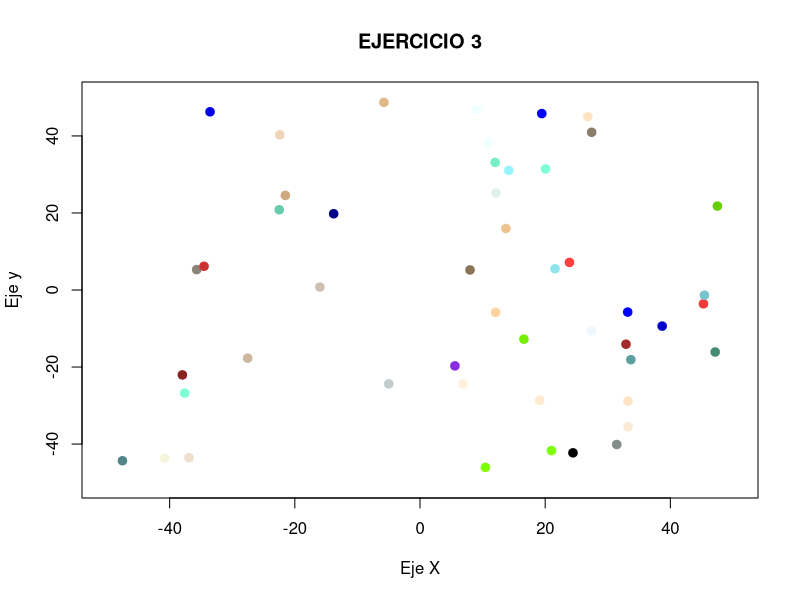
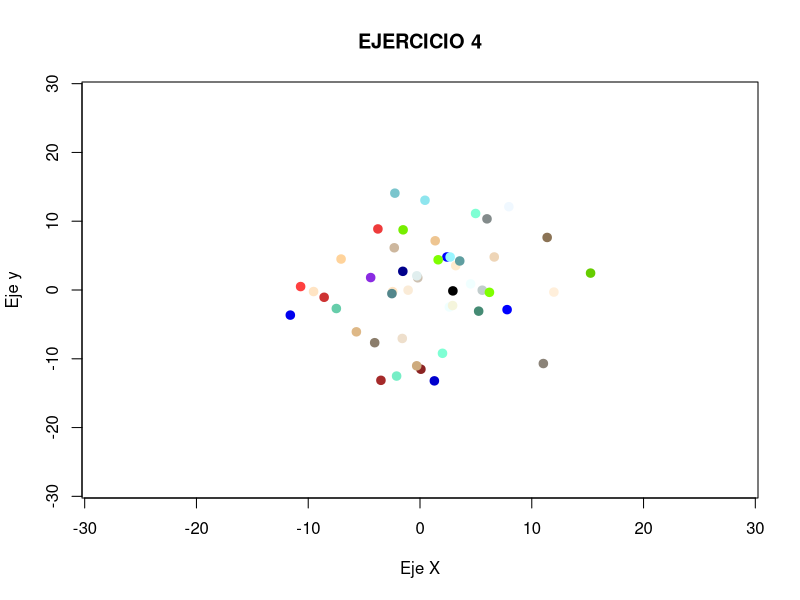
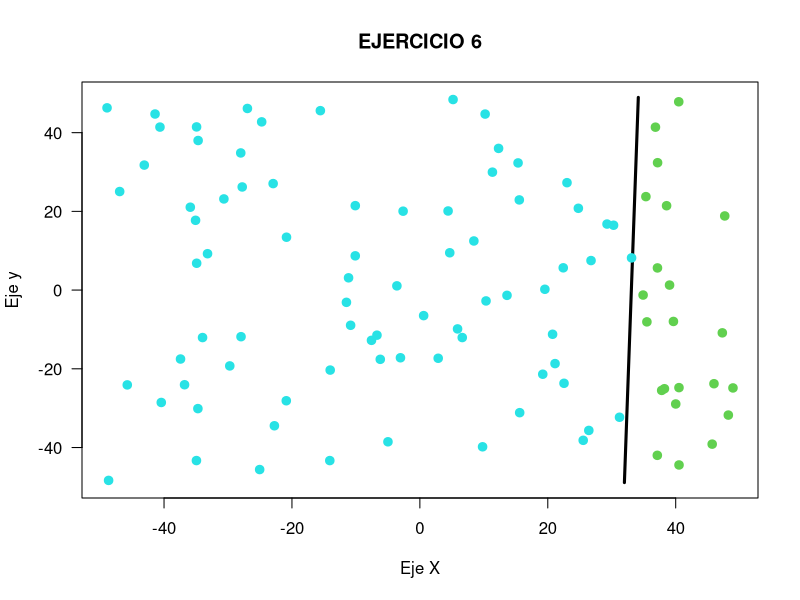
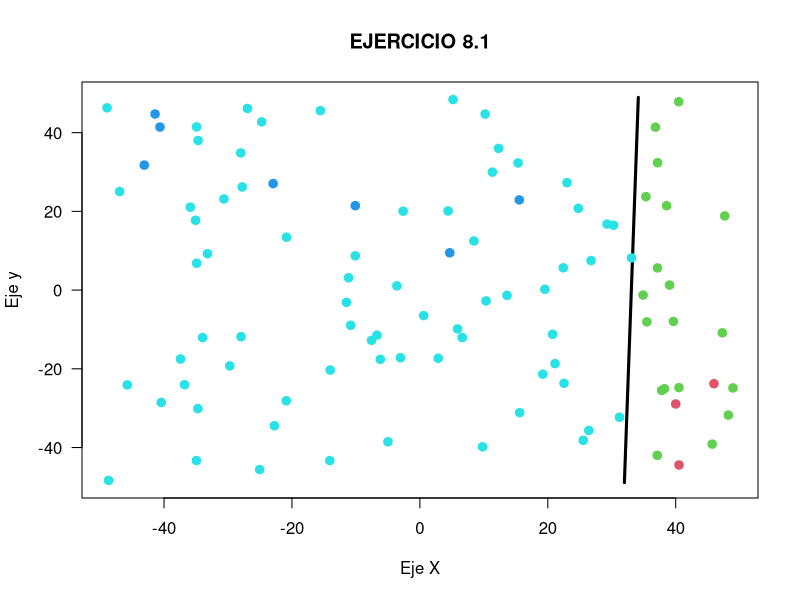
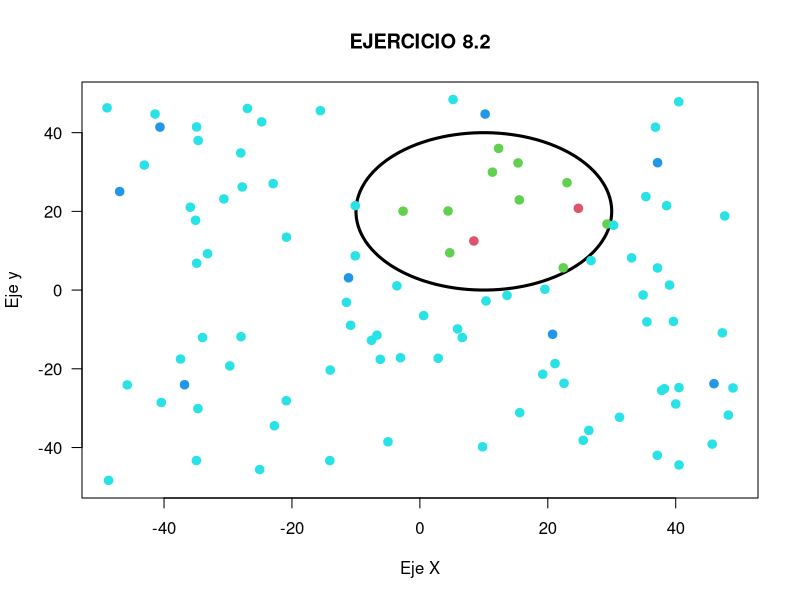
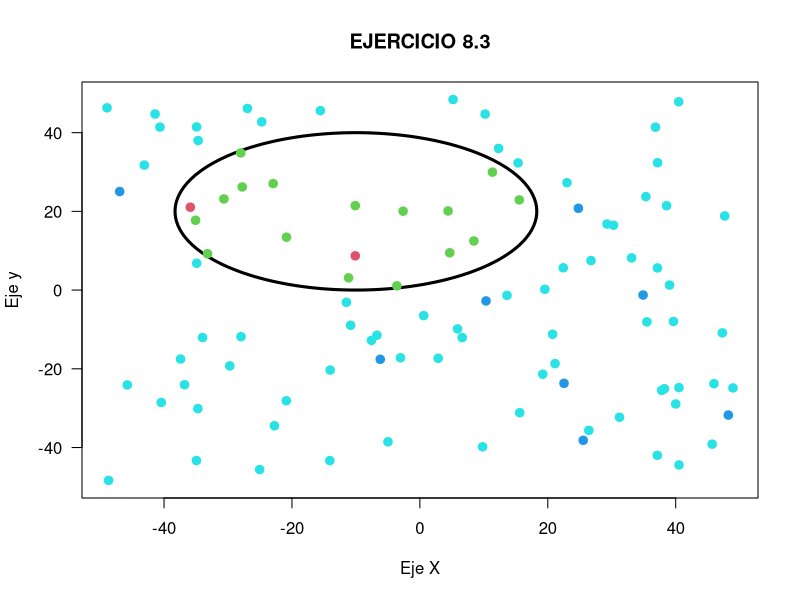
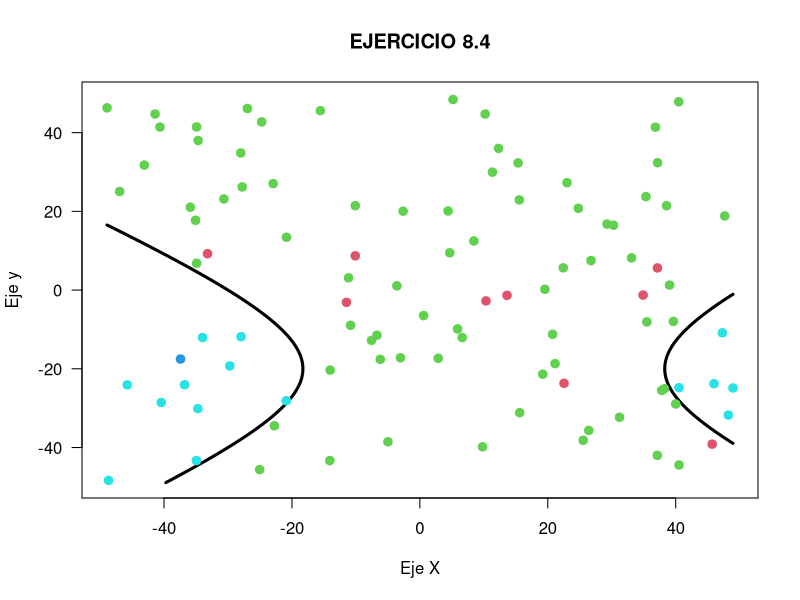
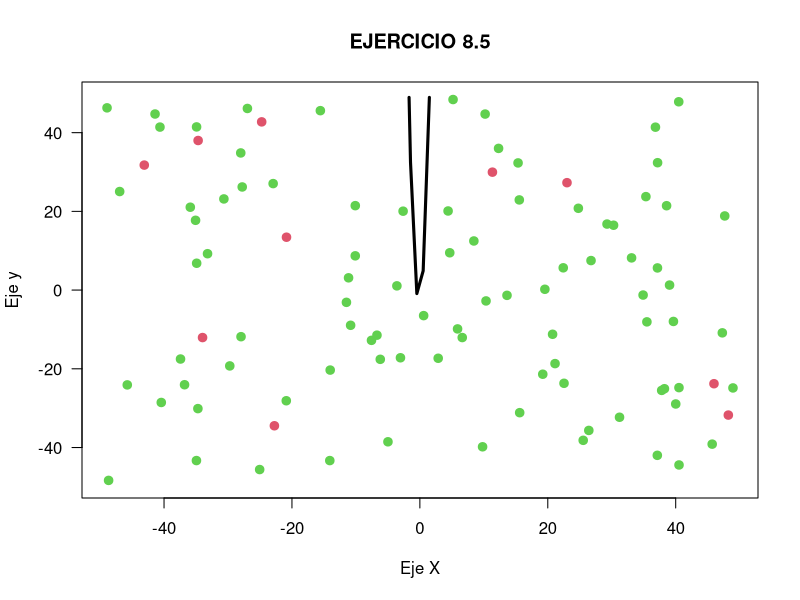

The R script that drew these images, in order:
###############################################################################
# Autor: Braulio Vargas López
# Grupo: 1
# Práctica: 1
# Fecha de entrega: 23/03/2016
# Fecha actual: 1/03/2016
#--------------------------------------------
#
# set.seed(3)
funciones = c(function(x,y) y - ecu[1]*x - ecu[2],
              function(x,y) (x - 10)^2 + (y - 20)^2 - 400,
              function(x,y) 0.5*(x + 10)^2 + (y - 20)^2 - 400,
              function(x,y) 0.5*(x - 10)^2 - (y + 20)^2 - 400,
              function(x,y) y - 20*x^2 - 5*x + 3,
              function(x,y) y - rectaEJ7[1]*x - rectaEJ7[2],
              function(x,y) x^2+y^2 - 25
              )

funciones_eval = c(function(eval) eval[2] - ecu[1]*eval[1] - ecu[2],
                   function(eval) (eval[1] - 10)^2 + (eval[2] - 20)^2 - 400,
                   function(eval)  0.5*(eval[1] + 10)^2 + (eval[2] - 20)^2 - 400,
                   function(eval) 0.5*(eval[1] - 10)^2 - (eval[2] + 20)^2 - 400,
                   function(eval) eval[2] - 20*eval[1]^2 - 5*eval[1] + 3,
                   function(eval) eval[2] - rectaEJ7[1]*eval[1] - rectaEJ7[2],
                   function(eval) eval[1]^2+eval[2]^2 - 25
                   )

#---------------------------
# EJERCICIO 3.2
#
# Ejercicio de Generación y Visualización de datos
#
#   1.  Construir una función lista = simula_unif(N,dim,rango) que calcule una 
#       lista de longitud N de vectores de dimensión dim conteniendo números
#       aleatorios uniformes en el intervalo rango.

simula_unif <- function(N=5,dim=2,rango=5:20){
    # Generamos una matriz de datos aletorios distribuidos uniformemente
    # en el rango de valores introducido. Esta matriz tendrá el un número
    # de filas N, y un número de columnas dim.
    num = matrix(runif(N*dim, min=rango[1], max=rango[length(rango)]), 
      nrow = N, ncol = dim)
    num
}

print("######################################################################")
print("Ejercicio 1")
print("######################################################################")
lista = simula_unif()
print(lista)

#   2.  Construir una función lista = simula_gaus(N,dim,sigma) que calcule una
#       lista de longitud N de vectores de dimensión dim conteniendo números
#       aleatorios gaussianos de media 0 y varianzas dadas por el vector sigma.
#

simula_gaus <- function(N=5,dim=2,sigma=1){
    media = 0
    # Al igual que antes, generamos una matriz,pero esta vez sigue una 
    # distribución gaussiana, con media 0, inicializada más arriba y sigma = 1
    # por defecto. La matriz tendrá N filas y dim columnas.
    num = matrix(rnorm(N*dim, media, sigma), nrow = N, ncol = dim)
    num
}


print("######################################################################")
print("Ejercicio 2")
print("######################################################################")
lista = simula_gaus()
print(lista)

pintar <- function(puntos, funcion, intervalo, nombreGrafica, 
    colores = colors(), verFuncion = FALSE){
    if(verFuncion){
        x <- y <- seq(range(puntos[,1])[1],range(puntos[,1])[2],length=100)
        z <- outer(x,y,funcion)
        contour(
            x=x, y=x, z=z,
            levels=0, las=1, drawlabels=FALSE, lwd=3, xlab="Eje X", 
            ylab="Eje y",main = nombreGrafica
        )
    }
    else{
        plot(intervalo, intervalo, xlab="Eje X", ylab="Eje y", type="n", 
        main = nombreGrafica)
    }

    points(puntos, col = colores, pch=19, lwd = 2)
}


#   3.  Suponer N = 50, dim = 2, rango = [-50,+50] en cada dimensión. Dibujar
#       una gráfica de la salida de la función correspondiente

pintaUnif <- function(N = 50, dim = 2, rangoV = -50:50){
  pintar(simula_unif(N,dim,rangoV), intervalo = rangoV, 
    nombreGrafica = "EJERCICIO 3", verFuncion = F)

}

print("######################################################################")
print("Ejercicio 3")
print("######################################################################")

pintaUnif()

#  4.  Suponer N = 50, dim = 2, rango = [5,7] en cada dimensión. Dibujar
#      una gráfica de la salida de la función correspondiente.

pintaGauss <- function(N = 50, dim = 2, sigma = 5:7){
    pintar(simula_gaus(N,dim,sigma), intervalo = (sigma[3]*(-4)):(sigma[3]*4), 
        nombreGrafica = "EJERCICIO 4", verFuncion = F)
}

pintaGauss()

# 5.  Construir la función v=simula_recta(intervalo) quealcula los 
#     parámetros, v=(a,b) de una recta aleatoria, y = ax + b, que corte al
#     cuadrado [-50,50] x [-50,50] (Ayuda: Para calcular la recta simular las
#     coordenadas de dos puntos dentro del cuadrado y calcular la recta que
#     pasa por ellos)

simula_recta <- function(dim = -50:50, punto_1 = c(sample(dim, 2)),
    punto_2 = c(sample(dim, 2)), verPunto = T){
    # Por defecto, obtenemos dos puntos aleatorios dentro del intervalo,
    # pero en caso de que 
    if(verPunto){
        print("#####Punto 1")
        print(punto_1)
    
        print("#####Punto 2")
        print(punto_2)
    }
    
    # Para calcular la recta que pasa por dos puntos, usaremos la expresión:
    #       
    #          x - x1      y - y1
    #        --------- = ----------
    #         x2 - x1     y2 - y1
    #
    # Con lo que si despejamos obtenemos
    #
    #   => (y2-y1)x - x1(y2-y1) = y(x2-x1) - y1(x2-x1)
    #   => y = (y2-y1)x/(x2-x1) - (x1(y2-y1)+y1(x2-x1))/(y2-y1)

    punto_aux = c(punto_2[1]-punto_1[1], punto_2[2]-punto_1[2])

    ecuacion = c(punto_aux[2]/punto_aux[1], 
        (((-1*punto_1[1]*punto_aux[2])+(punto_1[2]*punto_aux[1]))/punto_aux[1]))
    ecuacion
}

print("######################################################################")
print("Ejercicio 5")
print("######################################################################")
ecu = simula_recta()

print(ecu)



# 6.  Generar una muestra 2D de puntos usando simula_unif() y etiquetar la 
#     muestra usando el signo de la función f (x, y) = y − ax − b de cada 
#     punto a una recta simulada con simula_recta(). Mostrar una gráfica con 
#     el resultado de la muestra etiquetada junto con la recta usada para ello.



print("######################################################################")
print("Ejercicio 6")
print("######################################################################")

evaluaPuntos <- function(puntosAEvaluar, intervalo, apartado){

    # etiquetas = mapply(function(x,y) y - ecu[1]*x - ecu[2], puntosAEvaluar)
    etiquetas = apply(X=puntosAEvaluar, FUN=funciones_eval[[apartado]], MARGIN=1)
    sign(etiquetas)
}

range = -50:50
puntos = simula_unif(N=100,dim=2,rango=range)
etiquetas6 = evaluaPuntos(puntos, range, apartado = 1)

pintar(puntos, funciones[[1]], range, "EJERCICIO 6", 
    colores =  etiquetas6 + 4, verFuncion = T)

# 7.  Usar la muestra generada en el apartado anterior y etiquetarla con +1,-1 
#     usando el signo de cada una de las siguientes funciones
#         - f (x, y) = (x − 10)^2 + (y − 20)^2 − 400
#         - f (x, y) = 0.5*(x + 10)2 + (y − 20)2 − 400
#         - f (x, y) = 0.5(x − 10)2 − (y + 20)2 − 400
#         - f (x, y) = y − 20x2 − 5x + 3
#     Visualizar el resultado del etiquetado de cada función junto con su 
#     gráfica y comparar el resultado con el caso lineal Â¿Que consecuencias 
#     extrae sobre la forma de las regiones positiva y negativa?

etiquetas7_1 = evaluaPuntos(puntos, range, apartado = 2)
# pintar(puntos, funciones[[2]], range, "EJERCICIO 7.1", 
#     colores = etiquetas7_1+4, verFuncion = T)

etiquetas7_2 = evaluaPuntos(puntos, range, apartado = 3)
# pintar(puntos, funciones[[3]], range, "EJERCICIO 7.2", 
#     colores = etiquetas7_2+4, verFuncion = T)

etiquetas7_3 = evaluaPuntos(puntos, range, apartado = 4)
# pintar(puntos, funciones[[4]], range, "EJERCICIO 7.3", 
#     colores = etiquetas7_3+4, verFuncion = T)

etiquetas7_4 = evaluaPuntos(puntos, range, apartado = 5)
# pintar(puntos, funciones[[5]], range, "EJERCICIO 7.4", 
#     colores = etiquetas7_4+4, verFuncion = T)

etiquetasFunc = list(etiquetas6, etiquetas7_1, 
    etiquetas7_2, etiquetas7_3, etiquetas7_4)


# 8.  Considerar de nuevo la muestra etiquetada en el apartado.6. Modifique 
#     las etiquetas de un 10 % aleatorio de muestras positivas y otro 10 % 
#     aleatorio de negativas. Visualice los puntos con las nuevas etiquetas y 
#     la recta del apartado 6. En una gráfica aparte visualice nuevo los mismos 
#     puntos pero junto con las funciones del apartado 7.

cambiarEtiqueta <- function(etiquetas, porcentaje = 0.1){
    i = 1
    num = sample(1:length(etiquetas),length(etiquetas)*0.1)
    etiquetas[num] = -etiquetas[num]
    etiquetas
}

asignaColorEtiquetasErroneas <- function(etiquetasOriginales, etiquetasErroneas){
    coloresEtiquetas = etiquetasOriginales
    coloresEtiquetas[coloresEtiquetas != etiquetasErroneas] = 
        coloresEtiquetas[coloresEtiquetas != etiquetasErroneas] -1
    coloresEtiquetas + 4
}

etiquetasErroneas8_1 = cambiarEtiqueta(etiquetas6)

pintar(puntos, funciones[[1]], range, "EJERCICIO 8.1", 
    colores = asignaColorEtiquetasErroneas(etiquetas6,etiquetasErroneas8_1), 
    verFuncion = T)

etiquetasErroneas8_2 = cambiarEtiqueta(etiquetas7_1)

pintar(puntos, funciones[[2]], range, "EJERCICIO 8.2", 
    colores = asignaColorEtiquetasErroneas(etiquetas7_1,etiquetasErroneas8_2), 
    verFuncion = T)

etiquetasErroneas8_3 = cambiarEtiqueta(etiquetas7_2)

pintar(puntos, funciones[[3]], range, "EJERCICIO 8.3", 
    colores = asignaColorEtiquetasErroneas(etiquetas7_2,etiquetasErroneas8_3), 
    verFuncion = T)

etiquetasErroneas8_4 = cambiarEtiqueta(etiquetas7_3)

pintar(puntos, funciones[[4]], range, "EJERCICIO 8.4", 
    colores = asignaColorEtiquetasErroneas(etiquetas7_3,etiquetasErroneas8_4), 
    verFuncion = T)

etiquetasErroneas8_5 = cambiarEtiqueta(etiquetas7_4)

pintar(puntos, funciones[[5]], range, "EJERCICIO 8.5", 
    colores = asignaColorEtiquetasErroneas(etiquetas7_4,etiquetasErroneas8_5), 
    verFuncion = T)


print("#######################################################################")
print("EJERCICIO PERCEPTRON")
print("#######################################################################")

PLA <- function(datos, label, max_iter = 3000, vini = c(00,00,00), verRecorrido = F){
    
    # Añadimos un 1 por la izquierda a la matriz de puntos para que los puntos
    # de la matriz sean (x0, x1, x2) donde x1 será un 1, y x1 y x2 las 
    # coordenadas del punto.
    datos = cbind(rep(1, nrow(datos)), datos)
    i = 1 # Contador para saber el número de iteraciones
    converge = FALSE # Variable para saber si el perceptron cambia o no. Es decir,
                     # cuando deje de cambiar, el algoritmo para

    # Empezamos el bucle del perceptron
    while ((i <= max_iter) & (!converge)){
        # while (i <= max_iter){
        cambiado = FALSE
        # iteramos sobre los puntos de cada dato
        for(j in 1:nrow(datos)){
            # Calculamos el signo en función de los pesos realizando el producto
            # del punto y el vector de pesos
            signo = sign(datos[j,]%*% vini)
            
            # En caso de que el signo sea 0 por la función sign, se pone a 1
            if (signo == 0){
                signo = signo + 1
            }

            # Cuando las etiquetas no coinciden, se actualiza el vector 
            # de pesos y se cambia la variable "cambiado" a true para indicar
            # que se ha equivocado y por lo tanto no converge
            if(label[j] != signo){
                cambiado = TRUE
                vini = vini + datos[j,]*label[j]
                if(verRecorrido)
                    abline(a=(-vini[1]/vini[3]),
                        b=(-vini[2]/vini[3]), col="grey")
            }
        }

        i = i + 1 # incrementamos el contador de iteraciones

        if(!cambiado){
            # en caso de que no se "equivoque" en ningún punto, decimos que
            # el perceptron ha convergido y finaliza el bucle
            converge = TRUE
        }

    }

    # Se devuelve la recta que ha calculado el perceptron normalizada
    pla_result = c((-vini[2]/vini[3]),(-vini[1]/vini[3]), i)
    pla_result
}

pintarPLA <- function(puntosAPintar, rango, apartado, nombreGrafica, 
    verF = T, verR = F, verLeyenda = F, leyenda, coloresLeyenda,
    usarPocket = F){
    

    pintar(puntosAPintar, funciones[[apartado]], rango, nombreGrafica,
           colores = (etiquetasFunc[[apartado]] + 4), verFuncion = verF)

    if(verLeyenda){
        # Leyenda de la función
        legend(x=15,y=45,legend=leyenda, lty=c(1,1),
            lwd=c(2.5,2.5),col=coloresLeyenda)
    }

    if(!usarPocket)
        perceptron = PLA(datos = puntos, label = etiquetasFunc[[apartado]], 
            verRecorrido = verR)
    else{
        perceptron = PocketPLA(datos = puntos, label = etiquetasFunc[[apartado]], 
            verRecorrido = verR)

        print("ERROR OBTENIDO CON PLAPOCKET")
        print(perceptron[4])
    }

    abline(a=perceptron[2],b=perceptron[1], col="red", lwd=3)
}

pintarPLA(puntos, range, apartado = 1, nombreGrafica = "EJERCICIO PERCEPTRON",
    leyenda = c("Función original","Perceptron"), verLeyenda = T,
    coloresLeyenda=c("black","red"))